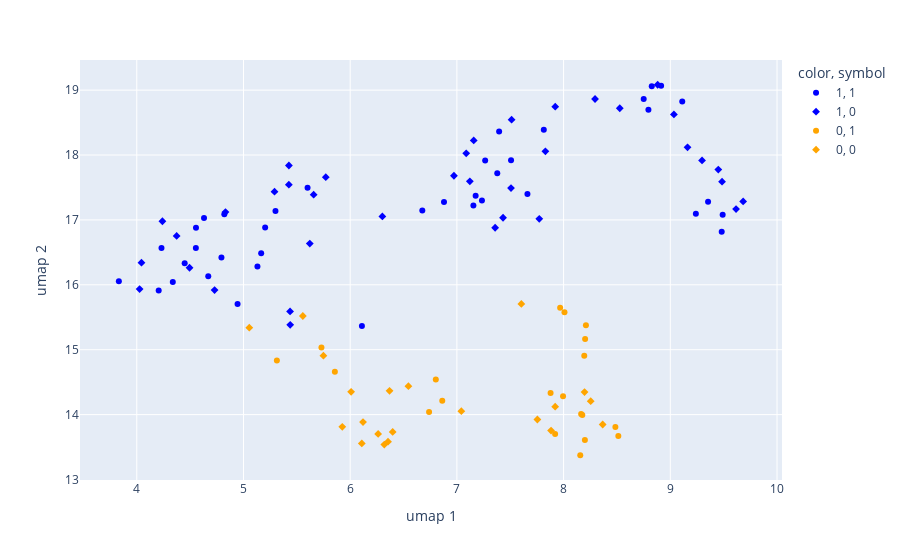

Source (notebook cell):
### Code cell
# dimensionality reduction and visualization using UMAP

um = umap.UMAP()
embedded_data_2d = um.fit_transform(embedded_data['embedding'].tolist())

color_map = {
    '0' : 'orange',
    '1' : 'blue'
}

fig = px.scatter(x = embedded_data_2d[:, 0], y = embedded_data_2d[:, 1], color = model.labels_.astype(str), color_discrete_map = color_map, symbol = labels['Response'])
fig.update_layout(xaxis_title = 'umap 1', yaxis_title = 'umap 2')

fig.show()

### Figure 1 — Plotly figure (JSON) as saved in the notebook; plotly's stock layout.template omitted (floating-point values rounded to 4 significant figures)
{"data": [{"hovertemplate": "color=1<br>symbol=1<br>x=%{x}<br>y=%{y}<extra></extra>", "legendgroup": "1, 1", "marker": {"color": "blue", "symbol": "circle"}, "mode": "markers", "name": "1, 1", "orientation": "v", "showlegend": true, "type": "scatter", "x": [9.482, 7.378, 9.24, 6.11, 5.203, 4.63, 5.166, 5.601, 4.555, 6.676, 8.795, 4.232, 7.176, 7.661, 4.205, 9.112, 4.554, 4.945, 8.751, 7.155, 7.507, 7.814, 8.914, 4.338, 4.67, 3.832, 9.491, 8.826, 4.449, 4.794, 6.879, 7.235, 9.354, 4.821, 7.265, 7.396, 5.131, 5.3], "xaxis": "x", "y": [16.82, 17.72, 17.1, 15.36, 16.88, 17.03, 16.49, 17.49, 16.88, 17.15, 18.7, 16.57, 17.37, 17.4, 15.91, 18.82, 16.57, 15.71, 18.86, 17.22, 17.92, 18.39, 19.07, 16.04, 16.13, 16.06, 17.08, 19.06, 16.33, 16.42, 17.28, 17.3, 17.28, 17.09, 17.92, 18.36, 16.28, 17.14], "yaxis": "y"}, {"hovertemplate": "color=1<br>symbol=0<br>x=%{x}<br>y=%{y}<extra></extra>", "legendgroup": "1, 0", "marker": {"color": "blue", "symbol": "diamond"}, "mode": "markers", "name": "1, 0", "orientation": "v", "showlegend": true, "type": "scatter", "x": [9.616, 9.683, 9.45, 9.485, 7.772, 9.161, 4.24, 4.027, 9.034, 5.658, 7.358, 5.425, 4.729, 8.881, 5.771, 4.831, 7.158, 9.297, 4.044, 4.374, 6.302, 7.432, 7.087, 8.295, 6.972, 7.513, 7.507, 8.526, 7.829, 5.291, 5.437, 5.438, 5.426, 7.922, 7.121, 5.621, 4.495], "xaxis": "x", "y": [17.17, 17.29, 17.78, 17.59, 17.02, 18.12, 16.98, 15.93, 18.63, 17.39, 16.88, 17.54, 15.92, 19.08, 17.66, 17.12, 18.23, 17.92, 16.34, 16.75, 17.05, 17.03, 18.03, 18.86, 17.68, 18.54, 17.49, 18.72, 18.06, 17.43, 15.59, 15.38, 17.84, 18.74, 17.6, 16.63, 16.26], "yaxis": "y"}, {"hovertemplate": "color=0<br>symbol=1<br>x=%{x}<br>y=%{y}<extra></extra>", "legendgroup": "0, 1", "marker": {"color": "orange", "symbol": "circle"}, "mode": "markers", "name": "0, 1", "orientation": "v", "showlegend": true, "type": "scatter", "x": [8.156, 6.803, 8.2, 8.202, 8.513, 5.731, 8.209, 8.175, 8.485, 5.856, 7.995, 6.863, 6.739, 7.878, 5.313, 8.194, 7.92, 8.164, 7.968, 8.008], "xaxis": "x", "y": [13.37, 14.54, 13.61, 15.16, 13.67, 15.03, 15.38, 13.99, 13.81, 14.66, 14.28, 14.21, 14.04, 14.33, 14.83, 14.91, 13.7, 14.01, 15.65, 15.58], "yaxis": "y"}, {"hovertemplate": "color=0<br>symbol=0<br>x=%{x}<br>y=%{y}<extra></extra>", "legendgroup": "0, 0", "marker": {"color": "orange", "symbol": "diamond"}, "mode": "markers", "name": "0, 0", "orientation": "v", "showlegend": true, "type": "scatter", "x": [6.546, 8.254, 7.921, 5.556, 6.262, 6.12, 5.055, 6.398, 7.604, 5.926, 6.355, 7.042, 8.196, 6.32, 8.366, 6.009, 5.749, 6.109, 7.882, 6.369, 7.754], "xaxis": "x", "y": [14.44, 14.21, 14.12, 15.52, 13.7, 13.88, 15.34, 13.73, 15.7, 13.81, 13.58, 14.05, 14.35, 13.54, 13.85, 14.35, 14.91, 13.56, 13.75, 14.37, 13.92], "yaxis": "y"}], "layout": {"legend": {"title": {"text": "color, symbol"}, "tracegroupgap": 0}, "margin": {"t": 60}, "xaxis": {"anchor": "y", "domain": [0, 1], "title": {"text": "umap 1"}}, "yaxis": {"anchor": "x", "domain": [0, 1], "title": {"text": "umap 2"}}}}
